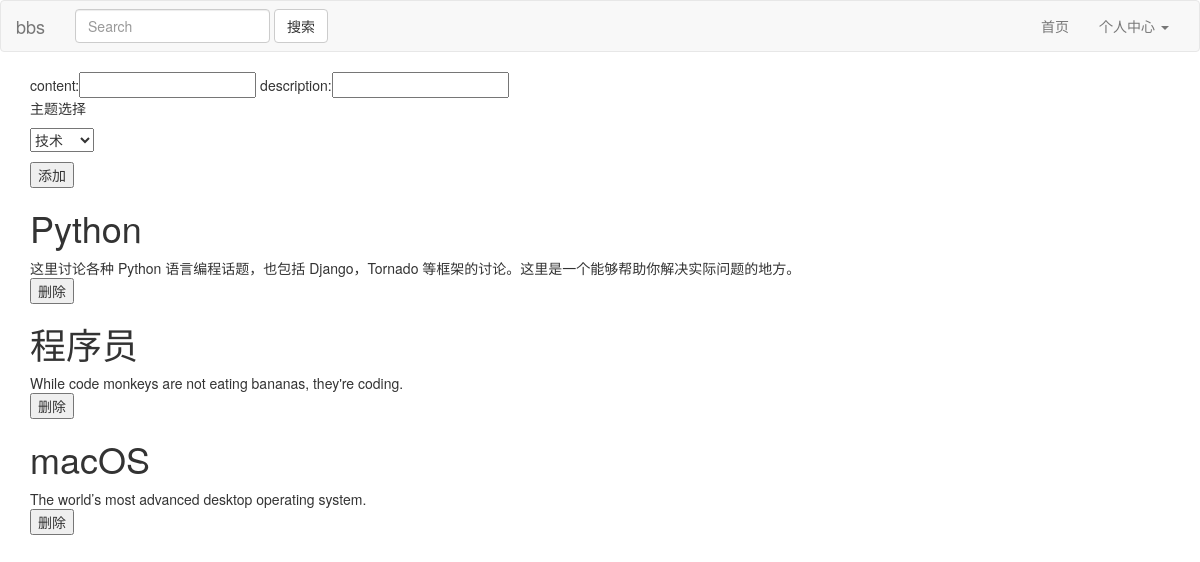
The page /admin/node (signed in) on the database its author committed.
### app/models.py (models this page shows, shortened)
class ModelMin(object):
    def save(self):
        db.session.add(self)
        db.session.commit()

class Node(db.Model, ModelMin):
    __tablename__ = 'node'
    id = db.Column(db.Integer, primary_key=True)
    name = db.Column(db.String(30), unique=True)
    description = db.Column(db.String(100))
    posts = db.relationship('Post', lazy='dynamic',cascade="delete, delete-orphan", backref='node')
    hidden = db.Column(db.Boolean, default=False)
    topic_id = db.Column(db.Integer, db.ForeignKey('topic.id', ondelete='CASCADE'))
    @classmethod
    def user_list(cls):
        log("start")
        node_list = Node.query.filter_by(hidden=False).all()
        log(node_list)
        return node_list

### app/views/admin.py (the view)
@main.route('/node')
@user.admin_required
def node_view():
    node_list = Node.user_list()
    topic_list = Topic.user_list()
    return render_template('admin/node.html',
                           node_list=node_list,
                           topic_list=topic_list)

### app/__init__.py (called while the page is built)
@app.before_request
def before_request():
    g.user = current_user
    if g.user.is_authenticated:
        g.user.last_seen = datetime.now()
        g.user.save()

### app/controller/user.py (called while the page is built)
def admin_required(f):
    @wraps(f)
    def function(*args, **kwargs):
        u = g.user
        if u is None or u.id != 1:
            abort(404)
        return f(*args, **kwargs)
    return function

### app/models.py (called while the page is built)
    @classmethod
    def user_list(cls):
        topic_list = Topic.query.filter_by().all()
        first_list = ['技术','创意','好玩','Apple','酷工作','交易','城市']
        if topic_list == []:
            for name in first_list:
                t = Topic(name)
                t.save()
            topic_list = Topic.query.filter_by().all()
        return topic_list

### app/views/general.py (called while the page is built)
@lm.user_loader
def load_user(id):
    return User.query.get(int(id))

### utils.py (called while the page is built)
def log(*args, **kwargs):
    format = '%Y/%m/%d %H:%M:%S'
    value = time.localtime(int(time.time()))
    dt = time.strftime(format, value)
    print(dt, *args, **kwargs)

### app/templates/admin/node.html (shortened to what this page needs)
{% extends "base.html" %}
{% block content %}
    <div class="div-node-new">
        <div class="node-input-box">
            content:<input class="input-node-content" type="text" name="name" value="">
            description:<input class="input-node-description" type="text" name="description" value="">
            <div class="post-node">
            <p>主题选择</p>
            <select class="select-topic font-size-16" name="node_id">
            {% for t in topic_list %}
                <option value ="{{ t.id }}" >{{ t.name }}</option>
            {% endfor %}
            </select>
            </div>
            <button class="node-new" type="button">添加</button>
        </div>
    </div>
    <div class="node-lists">
        {% for n in node_list %}
            <div class="node-box">
                <div class="node-item" data-id="{{n.id}}">
                    <div class="node-title">
                        <h1>{{n.name}}</h1>
                    </div>
                    <div class="node-content">
                        {{n.description}}
                    </div>
                    <div class="node-action">
                        <button class="node-delete" type="button">删除</button>
                    </div>
                </div>
            </div>
        {% endfor %}
    </div>
{% endblock %}

### app/templates/base.html (shortened to what this page needs)
<!DOCTYPE html>
<html>
    <head>
        {% block css %}
        <link href="/static/bootstrap/css/bootstrap.min.css" rel="stylesheet">
       {% endblock %}
    </head>
    <body>
        <div class="header fixed">
                <nav class="navbar navbar-default">
  <div class="container-fluid">
    <div class="navbar-header">
      <a class="navbar-brand" href="#">bbs</a>
    </div>
    <div class="collapse navbar-collapse" id="bs-example-navbar-collapse-1">
      <form class="navbar-form navbar-left">
        <div class="form-group">
          <input type="text" class="form-control" placeholder="Search">
        </div>
        <button type="submit" class="btn btn-default">搜索</button>
      </form>
      <ul class="nav navbar-nav navbar-right">
        <li><a href="{{url_for('general.index')}}">首页</a></li>
          {% if g.user.is_authenticated %}
          <li class="dropdown">
              <a href="#" class="dropdown-toggle" data-toggle="dropdown" role="button" aria-haspopup="true" aria-expanded="false">个人中心 <span class="caret"></span></a>
          </li>
          {% else %}
          <li><a href="{{url_for('general.login_register')}}">登录/注册</a></li>
          {% endif %}
      </ul>
    </div>
  </div>
</nav>
        </div>
        <div class="container">
                {% block content %} {% endblock %}
        </div>
    </body>
</html>

### rows shown on the page
Node: name "Python", description "这里讨论各种 Python 语言编程话题，也包括 Django，Tornado 等框架的讨论。这里是一个能够帮助你解决实际问题的地方。"
Node: name "程序员", description "While code monkeys are not eating bananas, they're coding."
Node: name "macOS", description "The world’s most advanced desktop operating system."

### other values the page prints
form field node_id "技术"
